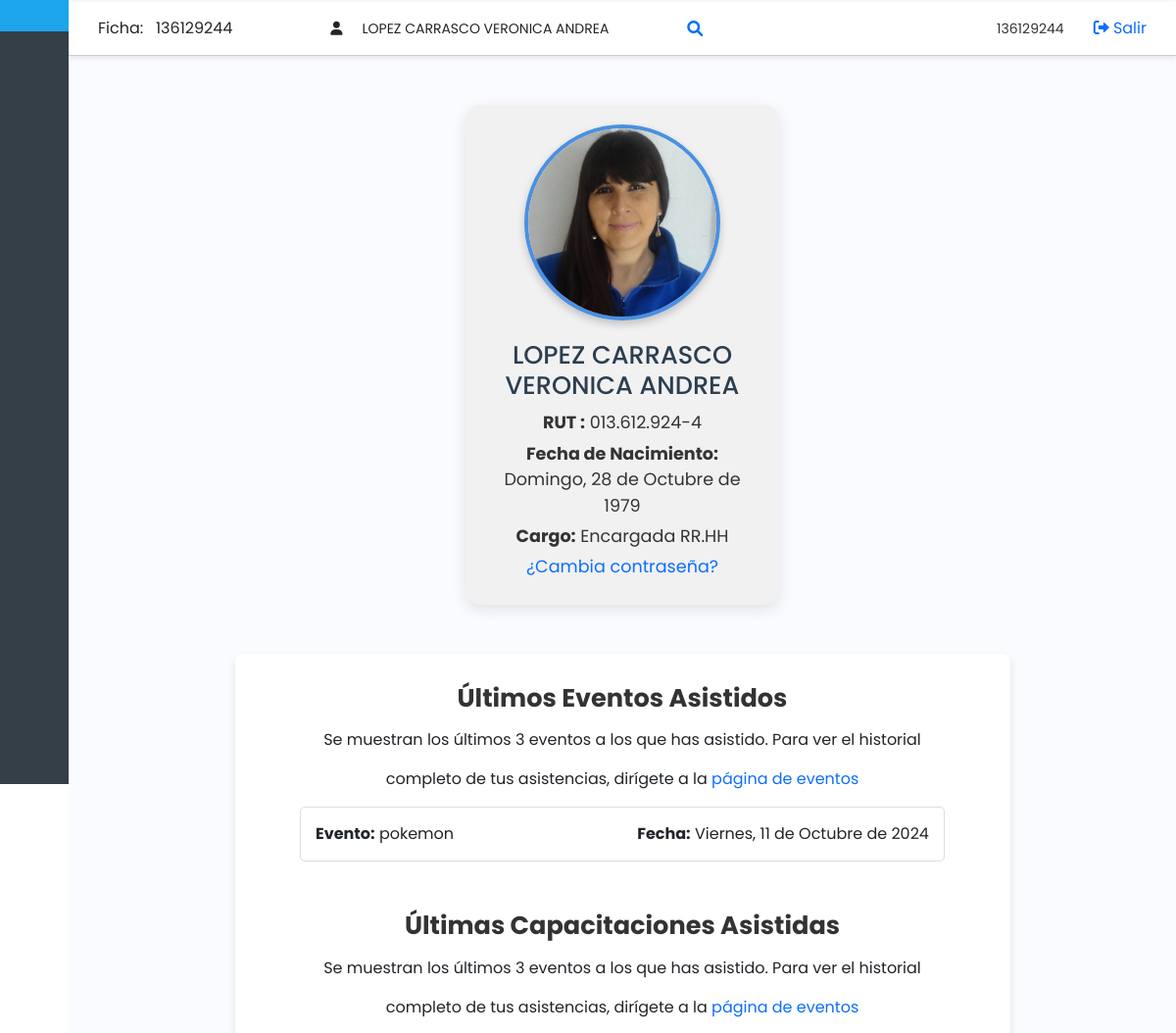
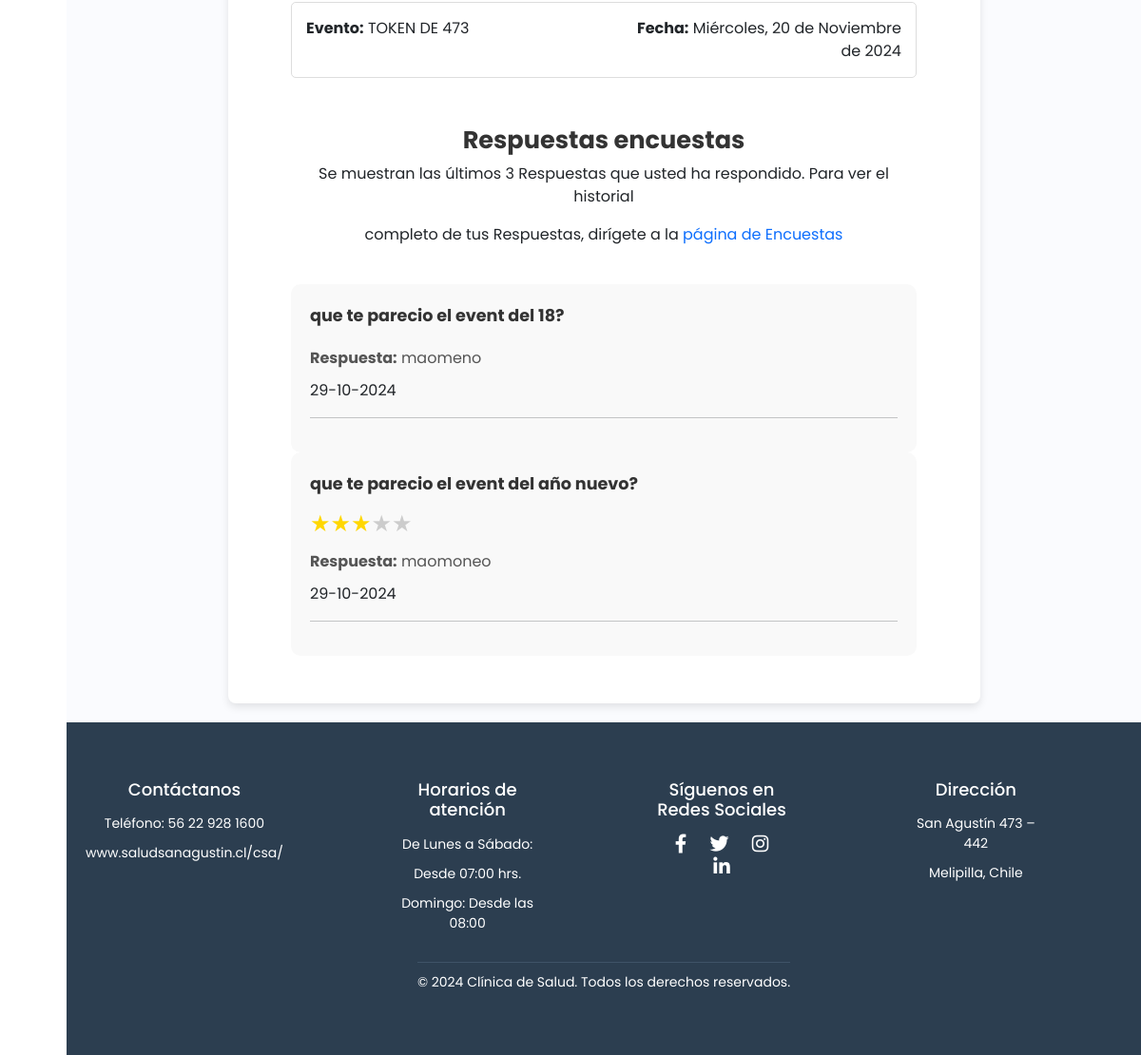
The app's page /Aplicacion/perfil.php (signed in), older data (2 pictures, top to bottom).
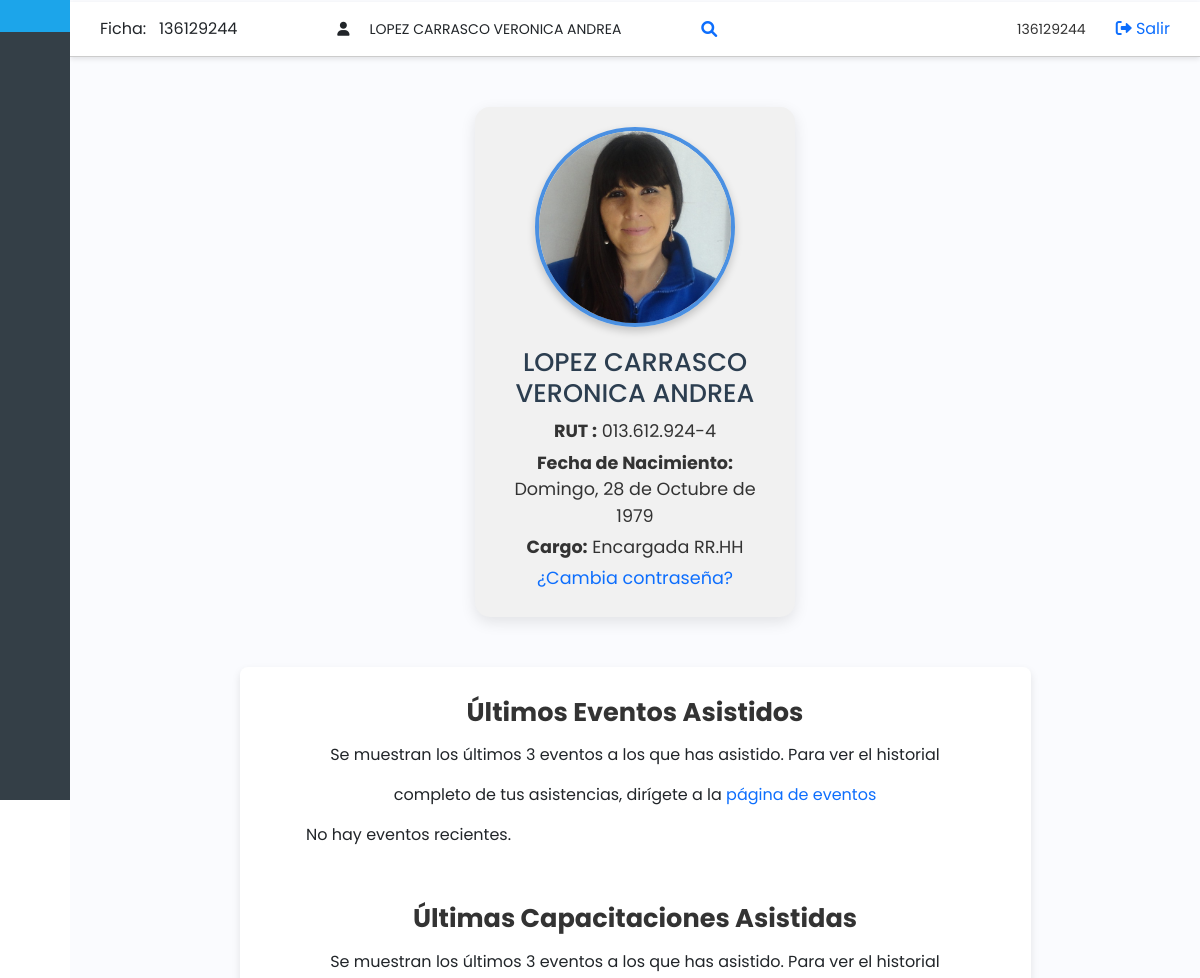
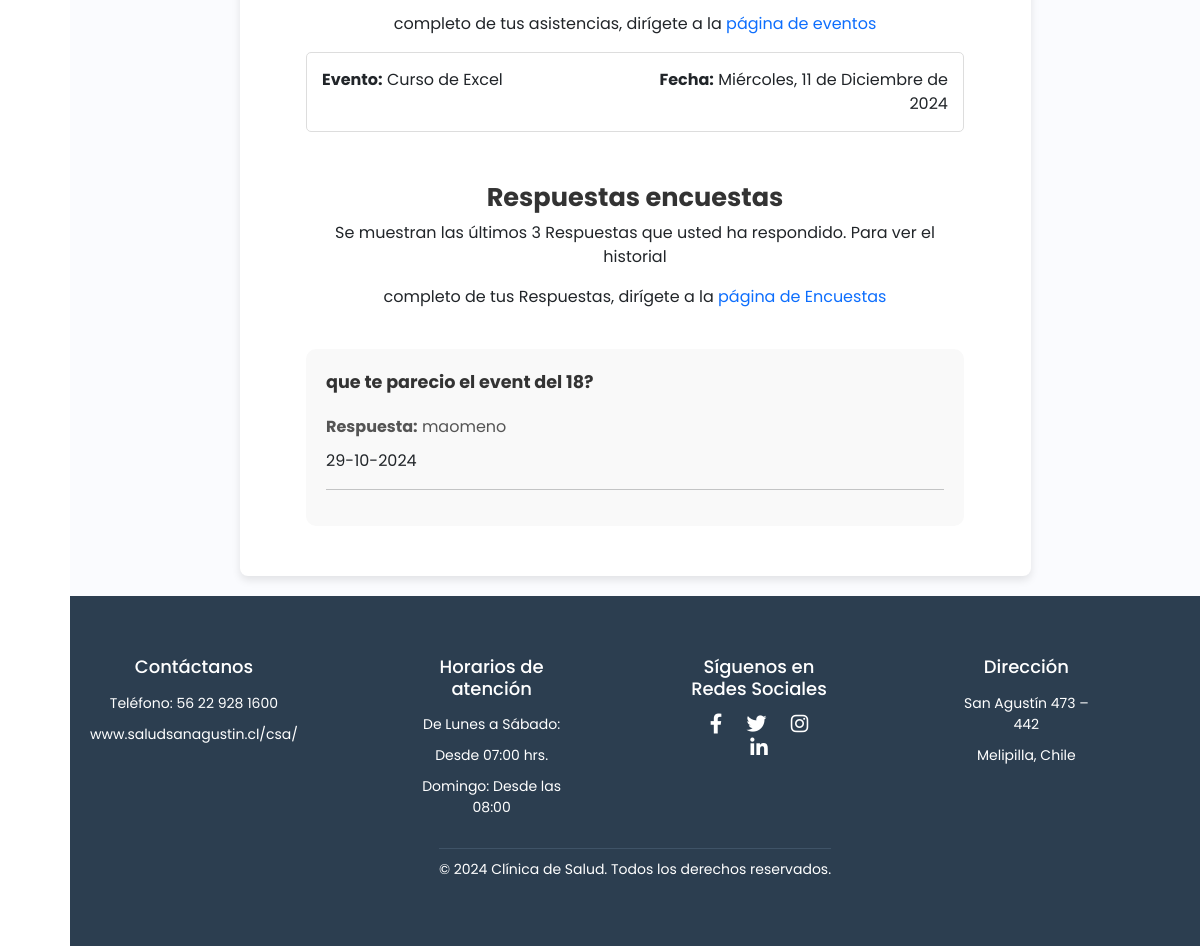
The same page, newer data (2 pictures, top to bottom).
### tables this page shows
CREATE TABLE `personal` (
  `rut` varchar(13) NOT NULL,
  `nombre` varchar(255) NOT NULL,
  `correo` varchar(255) NOT NULL,
  `imagen` varchar(255) DEFAULT NULL,
  `fecha_nacimiento` date DEFAULT NULL,
  `cargo_id` int(11) NOT NULL,
  `rol_id` int(11) NOT NULL,
  `activo` tinyint(1) DEFAULT 1,
  `admin` tinyint(1) DEFAULT 0
);

CREATE TABLE `cargos` (
  `id` int(11) NOT NULL,
  `NOMBRE_CARGO` varchar(255) NOT NULL
);

CREATE TABLE `eventos` (
  `id` int(11) NOT NULL,
  `titulo` varchar(255) NOT NULL,
  `fecha` date NOT NULL,
  `hora` time NOT NULL,
  `ubicacion` varchar(255) NOT NULL
);

CREATE TABLE `capacitaciones` (
  `id` int(11) NOT NULL,
  `titulo` varchar(255) NOT NULL,
  `fecha` date NOT NULL,
  `hora` time NOT NULL,
  `ubicacion` varchar(255) NOT NULL
);

CREATE TABLE `respuestas_encuesta` (
  `id_respuesta` int(11) NOT NULL,
  `rut_usuario` varchar(13) NOT NULL,
  `id_pregunta` int(11) NOT NULL,
  `calificacion` int(11) DEFAULT NULL,
  `respuesta` text DEFAULT NULL,
  `fecha_respuesta` timestamp NOT NULL DEFAULT current_timestamp()
);

CREATE TABLE `preguntas_encuesta` (
  `id_pregunta` int(11) NOT NULL,
  `pregunta` text NOT NULL,
  `tipo_pregunta` varchar(50) NOT NULL,
  `fecha_creacion` timestamp NOT NULL DEFAULT current_timestamp()
);

### Aplicacion/perfil.php (the view, shortened to what the rows shown need)
<?php
include("conexion.php");
$usuario = $_SESSION['usuario'];
$sql = "SELECT rut, nombre, correo, imagen, fecha_nacimiento, cargo_id, rol_id
        FROM personal
        WHERE rut = (SELECT rut FROM usuarios WHERE nombre_usuario = '$usuario')";;
$result = $conn->query($sql);
if ($result->num_rows > 0) {
    $user_data = $result->fetch_assoc();
} else {
    $error = "No se encontraron datos para el usuario.";
}
$sql_cargo = "SELECT NOMBRE_CARGO FROM cargos WHERE id = '" . $user_data['cargo_id'] . "'";
$result_cargo = $conn->query($sql_cargo);
if ($result_cargo->num_rows > 0) {
    $cargo_data = $result_cargo->fetch_assoc();
} else {
    $error = "No se encontraron datos para el cargo.";
}
function traducir_fecha($fecha){
    $dias = array("Sunday" => "Domingo", "Monday" => "Lunes", "Tuesday" => "Martes",
                  "Wednesday" => "Miércoles", "Thursday" => "Jueves",
                  "Friday" => "Viernes", "Saturday" => "Sábado");
    $meses = array("January" => "Enero", "February" => "Febrero", "March" => "Marzo",
                   "April" => "Abril", "May" => "Mayo", "June" => "Junio",
                   "July" => "Julio", "August" => "Agosto", "September" => "Septiembre",
                   "October" => "Octubre", "November" => "Noviembre", "December" => "Diciembre");
    $dia_nombre = $dias[date('l', strtotime($fecha))];
    $dia_numero = date('d', strtotime($fecha));
    $mes_nombre = $meses[date('F', strtotime($fecha))];
    $anio = date('Y', strtotime($fecha));
    return "$dia_nombre, $dia_numero de $mes_nombre de $anio";
}
$carpeta_fotos = 'Images/fotos_personal/';
$imagen_default = 'Images/profile_photo/imagen_default.jpg';
$nombre_imagen = $user_data['imagen'];
$ruta_imagen_usuario = $carpeta_fotos . $nombre_imagen;
$usuario_rut = $_SESSION['rut'];
$sql_eventos = "SELECT e.id, e.titulo, e.fecha
                FROM asistencias_eventos a
                JOIN eventos e ON a.evento_id = e.id
                WHERE a.rut_usuario = ?
                ORDER BY e.fecha DESC
                LIMIT 3";
$stmt_eventos = $conn->prepare($sql_eventos);
$stmt_eventos->bind_param("s", $usuario_rut);
$stmt_eventos->execute();
$result_eventos = $stmt_eventos->get_result();
$usuario_rut = $_SESSION['rut'];
$sql_capas = "SELECT c.id, c.titulo, c.fecha
                FROM asistencia_capacitaciones a
                JOIN capacitaciones c ON a.capacitacion_id = c.id
                WHERE a.rut_usuario = ?
                ORDER BY c.fecha DESC
                LIMIT 3";
$stmt_capas = $conn->prepare($sql_capas);
$stmt_capas->bind_param("s", $usuario_rut);
$stmt_capas->execute();
$result_capas = $stmt_capas->get_result();
?>
<!DOCTYPE php>
<html lang="en">
<head>
    <link href="https://cdn.lineicons.com/4.0/lineicons.css" rel="stylesheet" />
    <link href="https://cdn.jsdelivr.net/npm/bootstrap@5.3.0-alpha3/dist/css/bootstrap.min.css" rel="stylesheet"
>
    <link rel="stylesheet" href="styles/style.css">
    <link rel="stylesheet" href="styles/style_encuestas.css">
    <link rel="stylesheet" href="https://cdnjs.cloudflare.com/ajax/libs/font-awesome/6.0.0-beta3/css/all.min.css">
</head>
<body>
<div class="main-content">
<div class="wrapper">
        <div class="main" style="padding-top: 15px;">
        <div class="header-home">
            <div class="header">
                <div class="user-nom">
                    <i class="fas fa-user"></i> <span><?php echo $user_data['nombre']; ?></span>
                </div>
                </div>
        </div>
<div class="custom-container">
<img src="<?php
    if (file_exists($ruta_imagen_usuario)) {
        echo $ruta_imagen_usuario;
    } else {
        echo $imagen_default;
    }
?>" class="profile-picture" alt="Foto de Perfil">
<div class="profile-info">
    <h3><?php echo $user_data['nombre']; ?></h3>
    <p><strong>RUT :</strong> <?php echo $user_data['rut']; ?></p>
    <p><strong>Fecha de Nacimiento:</strong>
    <?php
    echo traducir_fecha($user_data['fecha_nacimiento']);
    ?>
    </p>
    <p><strong>Cargo:</strong> <?php echo $cargo_data['NOMBRE_CARGO']; ?></p>
    <a href="actualizar_clave.php"><p>¿Cambia contraseña?</p></a>
</div>
</div>
<div class="container-blanco" style="background-color: white; box-shadow: 0 4px 8px rgba(0, 0, 0, 0.1); border-radius: 8px; padding: 0px; width: 70%; margin: 20px auto;">
<div class="acciones" style="padding: 30px; width: 100%; align-items: center; display:flex; flex-direction: column; justify-content: center;">
<div class="acciones-user" style="margin-bottom: 40px; width: 90%;">
    <?php if ($result_eventos->num_rows > 0): ?>
        <div class="list-group">
            <?php while ($evento = $result_eventos->fetch_assoc()): ?>
                <a href="evento_asistencia.php?evento_id=<?php echo $evento['id']; ?>" class="list-group-item list-group-item-action" style="border: 1px solid #ddd; border-radius: 5px; margin-bottom: 10px; text-decoration: none;">
                    <div class="row">
                        <div class="col-md-6">
                            <strong>Evento:</strong> <?php echo htmlspecialchars($evento['titulo']); ?>
                        </div>
                        <div class="col-md-6 text-md-end">
                            <strong>Fecha:</strong> <?php echo traducir_fecha($evento['fecha']); ?>
                        </div>
                    </div>
                </a>
            <?php endwhile; ?>
        </div>
    <?php else: ?>
        <p>No hay eventos recientes.</p>
    <?php endif; ?>
</div>
<div class="acciones-user" style="margin-bottom: 40px; width: 90%;">
    <?php if ($result_capas->num_rows > 0): ?>
        <div class="list-group">
            <?php while ($capas = $result_capas->fetch_assoc()): ?>
                <a href="evento_asistencia.php?evento_id=<?php echo $capas['id']; ?>" class="list-group-item list-group-item-action" style="border: 1px solid #ddd; border-radius: 5px; margin-bottom: 10px; text-decoration: none;">
                    <div class="row">
                        <div class="col-md-6">
                            <strong>Evento:</strong> <?php echo htmlspecialchars($capas['titulo']); ?>
                        </div>
                        <div class="col-md-6 text-md-end">
                            <strong>Fecha:</strong> <?php echo traducir_fecha($capas['fecha']); ?>
                        </div>
                    </div>
                </a>
            <?php endwhile; ?>
        </div>
    <?php else: ?>
        <p>No hay eventos recientes.</p>
    <?php endif; ?>
</div>
    <div class="acciones-user" style="margin-bottom: 20px; width: 90%;">
    <?php
        include("conexion.php");
        $query_respondidas = "
        SELECT p.*, r.id_respuesta, r.calificacion, r.respuesta, r.fecha_respuesta
        FROM preguntas_encuesta p
        JOIN respuestas_encuesta r
        ON p.id_pregunta = r.id_pregunta
        WHERE r.rut_usuario = ?
        ORDER BY r.fecha_respuesta DESC
        LIMIT 3
        ";
        $stmt_respondidas = $conn->prepare($query_respondidas);
        $stmt_respondidas->bind_param("s", $_SESSION['rut']);
        $stmt_respondidas->execute();
        $result_respondidas = $stmt_respondidas->get_result();
        if ($result_respondidas->num_rows > 0) {
            while ($row = $result_respondidas->fetch_assoc()) {
                echo "<div class='input-group1' style='margin: 0px; padding:20px;'>";
                echo "<div class='pregunta-contenedor'>";
                echo "<div class='pregunta-calificacion' style='margin-bottom: 0px;'>";
                echo "<label class='form-label pregunta-label'>{$row['pregunta']}</label>";
                echo "</div>";
                echo "<div class='pregunta-calificacion'>";
                if ($row['tipo_pregunta'] !== 'seleccion_unica') {
                    echo "<div class='calificacion-estrellas'>";
                    for ($i = 1; $i <= 5; $i++) {
                        if ($i <= $row['calificacion']) {
                            echo "<span class='estrella llena'>★</span>";
                        } else {
                            echo "<span class='estrella vacia'>★</span>";
                        }
                    }
                    echo "</div>";
                }
                echo "</div>";
                if (empty($row['respuesta'])) {
                    echo "<div class='respuesta-contenedor'>";
                    echo "<p class='respuesta-texto'>Sin respuesta comentada.</p>";
                    echo "</div>";
                } else {
                    echo "<div class='respuesta-contenedor'>";
                    echo "<p class='respuesta-texto'><strong>Respuesta:</strong> {$row['respuesta']}</p>";
                    echo "</div>";
                    echo "<p class='fecha-respuesta' style='display: inline-block; margin:0px;  text-align: center;'><strong></strong> " . date('d-m-Y', strtotime($row['fecha_respuesta'])) . "</p>";
                }
                echo "</div>";
                echo "<hr>";
                echo "</div>";
            }
        } else {
            echo "<p>No has respondido ninguna encuesta aún.</p>";
        }
        ?>
    </div>
</div>
</div>
</div>
</div>
</body>
</html>

Row changes from the older to the newer data that the page shows:
removed eventos: titulo "pokemon", fecha "Viernes, 11 de Octubre de 2024"
removed capacitaciones: titulo "TOKEN DE 473", fecha "Miércoles, 20 de Noviembre de 2024"
removed respuestas_encuesta: id_pregunta.pregunta "que te parecio el event del año nuevo?", calificacion 3 (drawn), respuesta "maomoneo", fecha_respuesta "29-10-2024"
added capacitaciones: titulo "Curso de Excel", fecha "Miércoles, 11 de Diciembre de 2024"
Text that changed along with them:
text now shown: "No hay eventos recientes."
